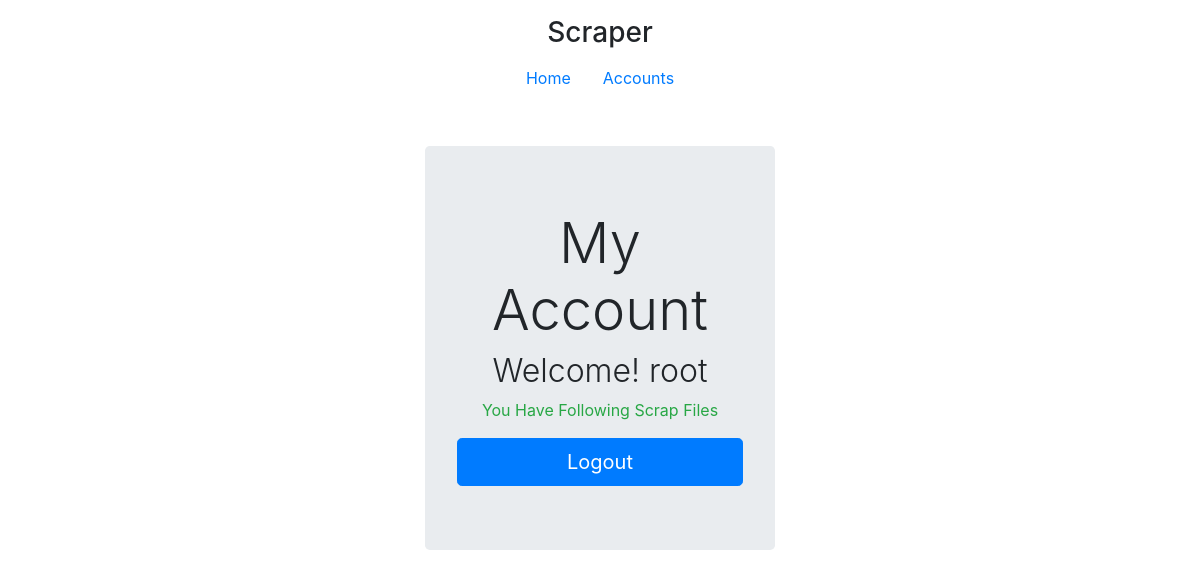
/accounts/ (signed in), run on an earlier commit of the app's database.
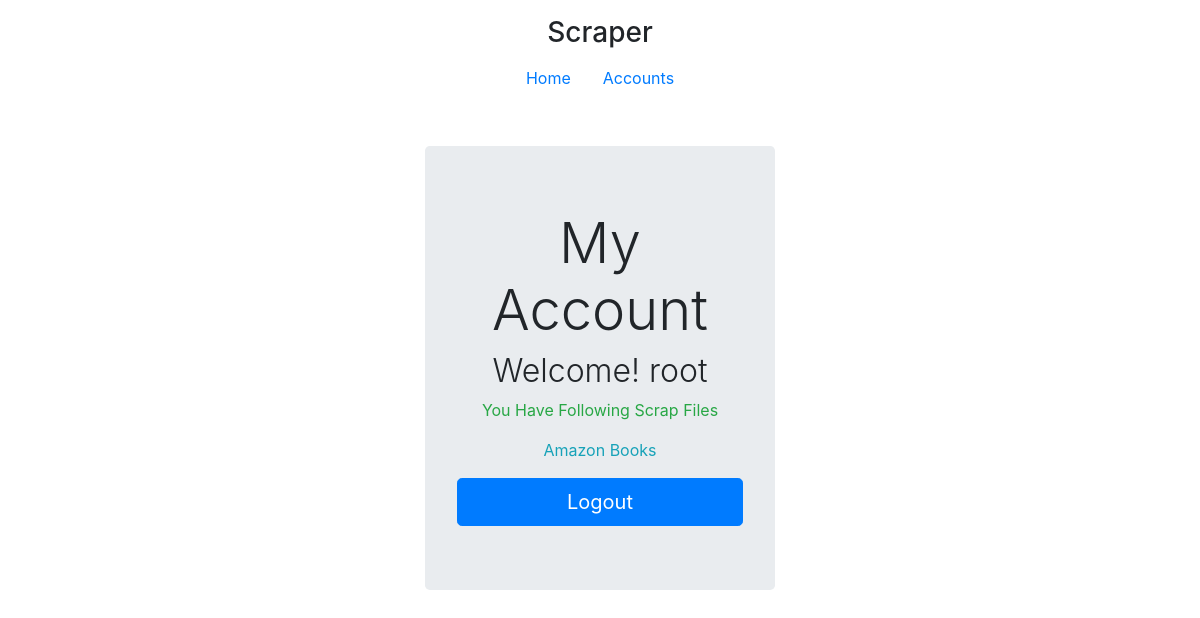
And on a later commit of the database.
### mainscrap/models.py (models this page shows)
class Data(models.Model):
    user = models.ForeignKey(User,on_delete=models.CASCADE)
    filename = models.CharField(max_length=40,blank=False)
    csv_file = models.FileField(upload_to='documents/',blank=False)
    def __str__(self):
        return self.filename

### user/views.py (the view)
# urls.py: path('accounts/', views.accounts, name="accounts"),
def accounts(request):
    if request.user.is_authenticated:
        main_data = Data.objects.filter(user=request.user)
        dict = {'main_data': main_data,'name' : request.user.username}
    else:
        none =''
        dict = {'none':none}
    return render(request, 'accounts.html', dict)

### templates/accounts.html (shortened to what this page needs)
{% extends 'base.html' %}
{% block content %}
<div class="container">
    <div class="row justify-content-md-center">
        <div class="col-md-4">
            <div class="jumbotron mt-5">
              <h1 class="display-4">My Account</h1>
              {% if request.user.is_authenticated %}
              <h2 class="font-weight-light">Welcome! {{name}}</h2>
              <p class="text-success">You Have Following Scrap Files</p>
              {% for filename in main_data %}
              <p class="text-info">{{filename}}</p>
              {% endfor %}
              <form action="/logout">
                  <button class="mt-3 btn btn-lg btn-primary btn-block" type="submit">Logout</button>
              </form>
              {% else %}
               <h3 class="font-weight-light text-danger">Please Login First</h3>
              {% endif %}
            </div>
        </div>
    </div>
</div>
{% endblock %}

What changed in the data, as far as the page shows it:
added Data: filename "Amazon Books"
